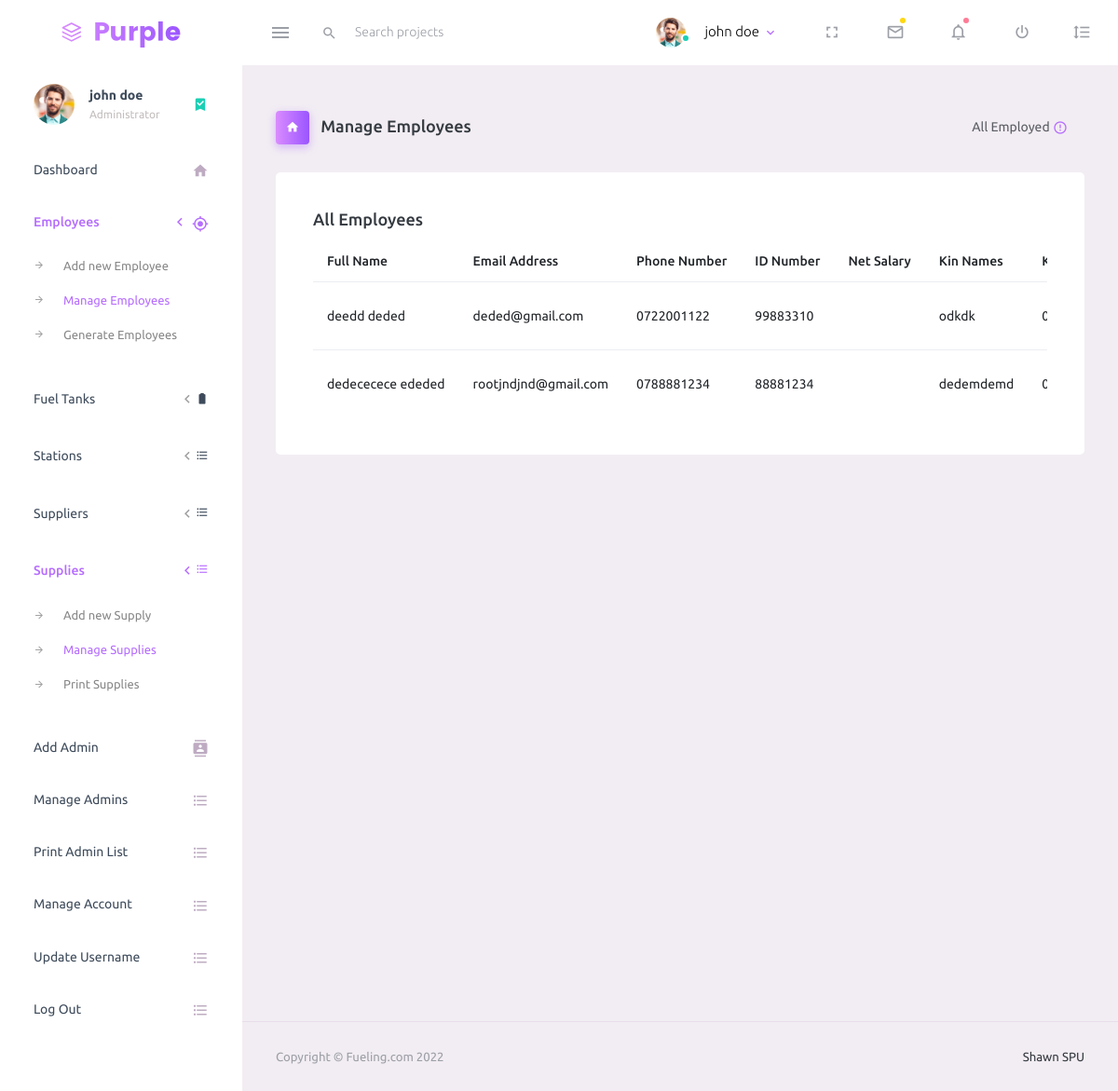
Page /admin/manage-employees.php (signed in) on the committed database.
### tables this page shows
CREATE TABLE `employee` (
  `employee_id` int NOT NULL,
  `employee_first_name` varchar(50) NOT NULL,
  `employee_other_names` varchar(50) NOT NULL,
  `employee_id_number` varchar(50) NOT NULL,
  `employee_email_address` varchar(5000) NOT NULL,
  `employee_residence` varchar(500) NOT NULL,
  `residence_next_of_kin_full_names` varchar(50) NOT NULL,
  `employee_next_of_kin_phone_number` varchar(10) NOT NULL,
  `employee_phone_number` varchar(10) NOT NULL,
  `employee_station_id` int DEFAULT NULL
);

### admin/manage-employees.php (the view, shortened to what the rows shown need)
<?php
require'admin-account.php';
?>
<!DOCTYPE html>
<html lang="en">
<head>
    <link rel="stylesheet" href="assets/vendors/mdi/css/materialdesignicons.min.css">
    <link rel="stylesheet" href="assets/vendors/css/vendor.bundle.base.css">
    <link rel="stylesheet" href="assets/css/style.css">
</head>
<body>
    <div class="container-scroller">
        <?php include 'topbar.php'; ?>
        <div class="container-fluid page-body-wrapper">
            <?php include 'sidebar.php'; ?>
            <div class="main-panel">
                <div class="content-wrapper">
                    <div class="row">
                        <div class="col-12 grid-margin">
                            <div class="card">
                                <div class="card-body">
                                    <div class="table-responsive">
                                        <table class="table">
                                            <thead>
                                                <tr>
                                                    <th> Full Name </th>
                                                    <th> Email Address </th>
                                                    <th> Phone Number </th>
                                                    <th> ID Number </th>
                                                    <th> Net Salary </th>
                                                    <th>Kin Names</th>
                                                    <th>Kin Phone Number</th>
                                                </tr>
                                            </thead>
                                            <tbody>
                                                <?php
                                                include '../db-conection.php';
                                                $bookingplans = "SELECT * FROM `employee`";
                                                $querybookingsplans = mysqli_query($conn, $bookingplans);
                                                $bookingsplansrows = mysqli_num_rows($querybookingsplans);
                                                if ($bookingsplansrows >= 1) {
                                                    while ($fetch  = mysqli_fetch_assoc($querybookingsplans)) {
                                                        $inid = $fetch['employee_id'];
                                                        $firstname = $fetch['employee_first_name'];
                                                        $emailaddress = $fetch['employee_email_address'];
                                                        $othernames = $fetch['employee_other_names'];
                                                        $idnumber = $fetch['employee_id_number'];
                                                        $kinname = $fetch['residence_next_of_kin_full_names'];
                                                        $kinnumber = $fetch['employee_next_of_kin_phone_number'];
                                                        $phonenumber = $fetch['employee_phone_number'];
                                                        $netsalary = $fetch['employee_net_salary'];
                                                        echo "
                                                            <tr>
                                                                <td>$firstname $othernames</td>
                                                                <td>$emailaddress</td>
                                                                <td>$phonenumber</td>
                                                                <td>$idnumber</td>
                                                                <td>$netsalary</td>
                                                                <td>$kinname</td>
                                                                <td>$kinnumber</td>
                                                                <td>
                                                                <a href='view-employee.php?id=$inid' class='btn btn-outline-success btn-rounded btn-icon'>
                                                                <i class='mdi mdi-bullseye'></i>
                                                              </a>
                                                              <a href='edit-employee.php?id=$inid' class='btn btn-outline-warning btn-rounded btn-icon'>
                                                                <i class='mdi mdi-grease-pencil'></i>
                                                              </a>
                                                              <a href='delete-employee.php?id=$inid' class='btn btn-outline-danger btn-rounded btn-icon'>
                                                                <i class='mdi mdi-recycle'></i>
                                                              </a>
                                                                </td>
                                </tr>";
                                                    }
                                                }
                                                ?>
                                            </tbody>
                                        </table>
                                    </div>
                                </div>
                            </div>
                        </div>
                    </div>
                </div>
            </div>
        </div>
    </div>
</body>
</html>

### admin/topbar.php (shortened to what the rows shown need)
<nav class="navbar default-layout-navbar col-lg-12 col-12 p-0 fixed-top d-flex flex-row">
    <div class="navbar-menu-wrapper d-flex align-items-stretch">
        <ul class="navbar-nav navbar-nav-right">
            <li class="nav-item nav-profile dropdown">
                <a class="nav-link dropdown-toggle" id="profileDropdown" href="#" data-toggle="dropdown"
                    aria-expanded="false">
                    <div class="nav-profile-text">
                        <p class="mb-1 text-black"><?php echo $globalmembername; ?></p>
                    </div>
                </a>
            </li>
        </ul>
    </div>
</nav>

### admin/sidebar.php (shortened to what the rows shown need)
<nav class="sidebar sidebar-offcanvas" id="sidebar">
    <ul class="nav">
        <li class="nav-item nav-profile">
            <a href="#" class="nav-link">
                <div class="nav-profile-text d-flex flex-column">
                    <span class="font-weight-bold mb-2"><?php echo $globalmembername; ?></span>
                    <span class="text-secondary text-small">Administrator</span>
                </div>
            </a>
        </li>
    </ul>
</nav>

### rows in the picture
employee: employee_first_name "deedd", employee_other_names "deded", employee_email_address "deded@gmail.com", employee_phone_number "0722001122", employee_id_number "99883310", residence_next_of_kin_full_names "odkdk"
employee: employee_first_name "dedececece", employee_other_names "ededed", employee_email_address "rootjndjnd@gmail.com", employee_phone_number "0788881234", employee_id_number "88881234", residence_next_of_kin_full_names "dedemdemd"

### other values in the picture
$globalmembername "john doe"
